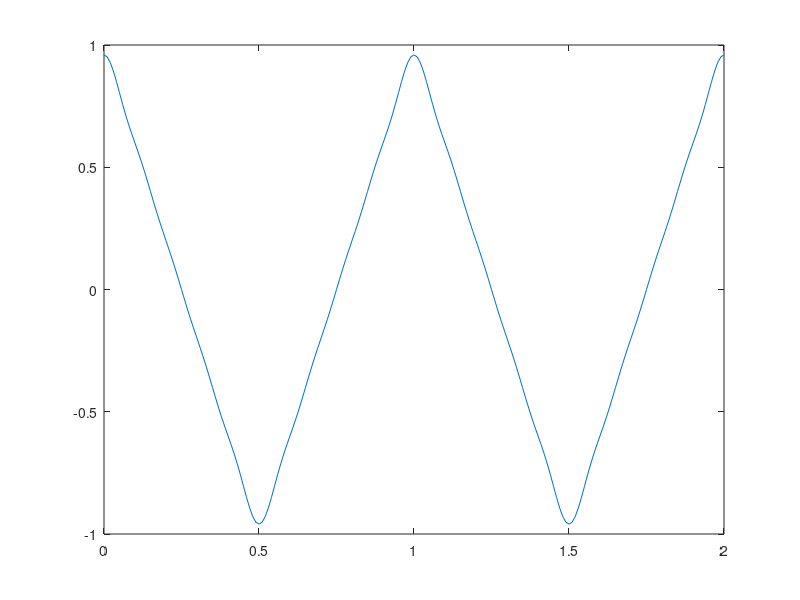

Reproduce this figure in MATLAB.
t = linspace(0,2,201);
y= 0;
for k = -9:2:9
   a_k = 4/((pi*k)^2);
   y = y+a_k * exp(1j*2*pi*k*t);
end
plot(t,real(y))